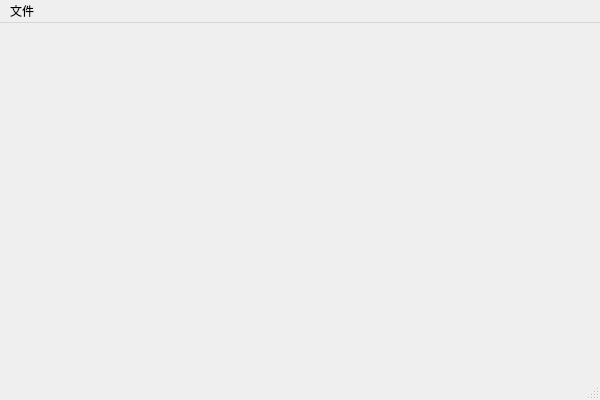
<?xml version="1.0" encoding="UTF-8"?>
<ui version="4.0">
 <class>ReadingBigImageClass</class>
 <widget class="QMainWindow" name="ReadingBigImageClass">
  <property name="geometry">
   <rect>
    <x>0</x>
    <y>0</y>
    <width>600</width>
    <height>400</height>
   </rect>
  </property>
  <property name="windowTitle">
   <string>ReadingBigImage</string>
  </property>
  <widget class="QWidget" name="centralWidget"/>
  <widget class="QMenuBar" name="menuBar">
   <property name="geometry">
    <rect>
     <x>0</x>
     <y>0</y>
     <width>600</width>
     <height>23</height>
    </rect>
   </property>
   <widget class="QMenu" name="menu">
    <property name="title">
     <string>文件</string>
    </property>
    <addaction name="m_action_open_file"/>
   </widget>
   <addaction name="menu"/>
  </widget>
  <widget class="QStatusBar" name="statusBar"/>
  <action name="m_action_open_file">
   <property name="text">
    <string>Open File</string>
   </property>
   <property name="shortcut">
    <string>Ctrl+F</string>
   </property>
  </action>
 </widget>
 <layoutdefault spacing="6" margin="11"/>
 <resources>
  <include location="readingbigimage.qrc"/>
 </resources>
 <connections/>
</ui>
